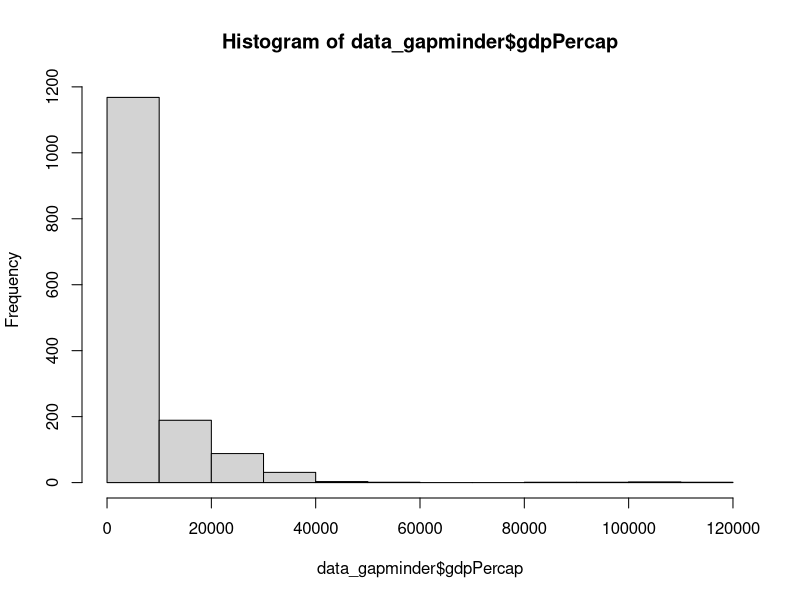
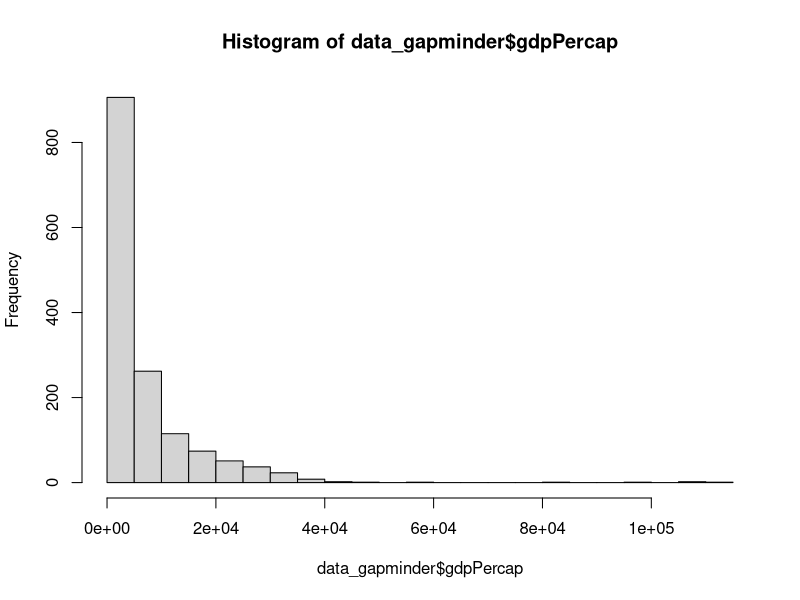
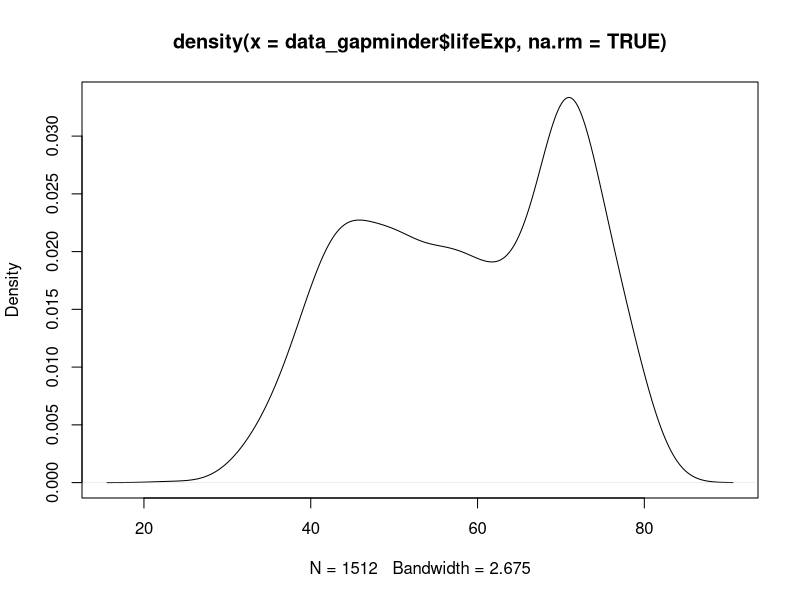
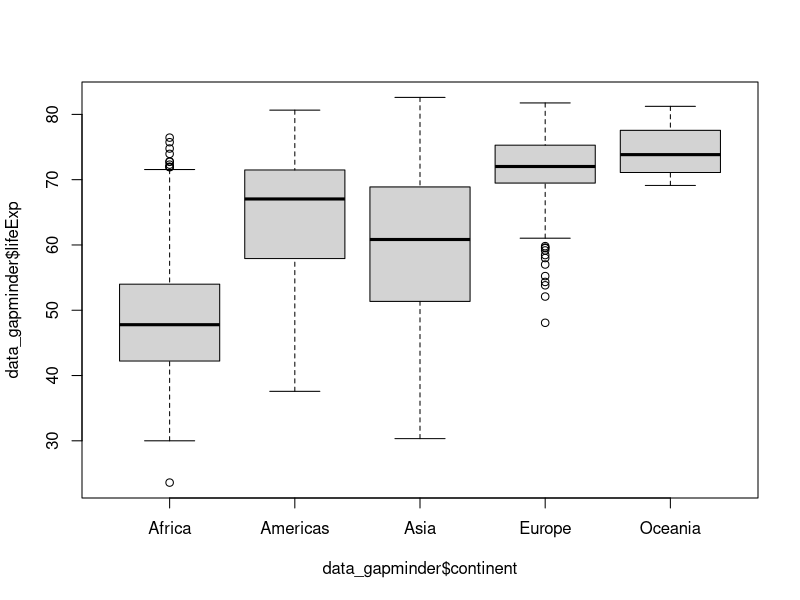
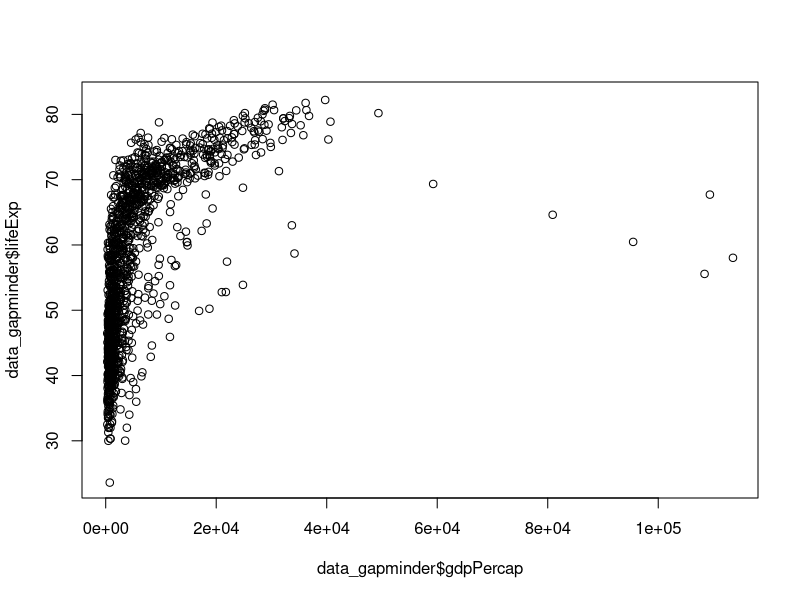
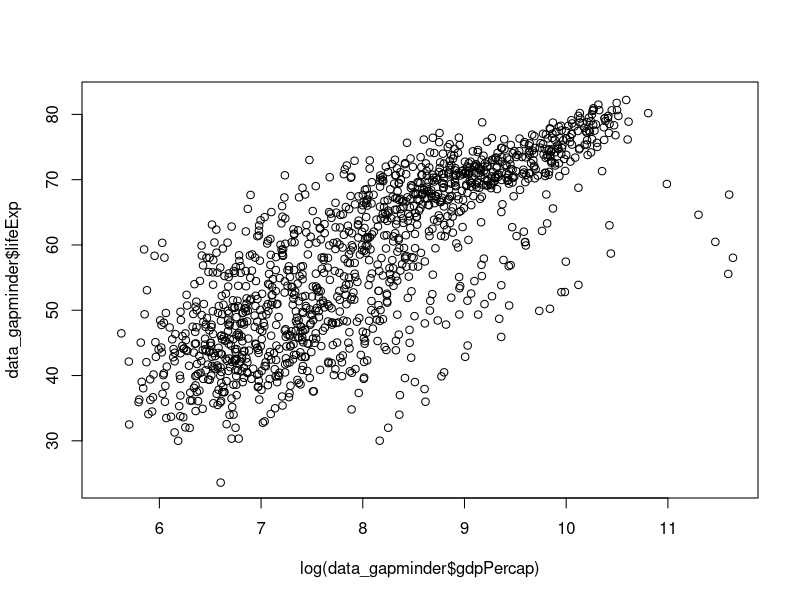

The R source for these figures, in order:
## ---- chunk 1
knitr::opts_chunk$set(echo = TRUE,
                      eval = TRUE)
## ---- chunk 2
na_values <- c("NA", "NULL", "", " ")
data_gapminder <- read.csv("../data/gapminder_nas.csv", na.strings = na_values)
## ---- chunk 3
# get colnames
colnames(data_gapminder)

# generate logical vector
missing_pop <- is.na(data_gapminder$pop)
typeof(missing_pop)
head(missing_pop)
## ---- chunk 4
sum(missing_pop)
## ---- chunk 5
sum(is.na(data_gapminder$pop))
## ---- chunk 6
complete_gapminder <- complete.cases(data_gapminder)
typeof(complete_gapminder)
## ---- chunk 7
sum(complete_gapminder)
## ---- chunk 8
# first few index numbers of comlpete cases
head(which(complete_gapminder))
## ---- chunk 9
unique(data_gapminder$continent)
## ---- chunk 10
# on a vector
head(duplicated(data_gapminder$continent))

# there are 5 unique continents and 1699 duplicates
sum(duplicated(data_gapminder$continent))

# on a data frame
head(duplicated(data_gapminder))

# there are no duplicate values
sum(duplicated(data_gapminder))
## ---- chunk 11
length(data_gapminder$country)
## ---- chunk 12
length(data_gapminder)
## ---- chunk 13
ncol(data_gapminder)
nrow(data_gapminder)
## ---- chunk 14
range(data_gapminder$year, na.rm = TRUE)
## ---- chunk 15
min(data_gapminder$year, na.rm = TRUE)
max(data_gapminder$year, na.rm = TRUE)
## ---- chunk 16
mean(data_gapminder$lifeExp, na.rm = TRUE)
median(data_gapminder$gdpPercap, na.rm = TRUE)
## ---- chunk 17
var(data_gapminder$lifeExp, na.rm = TRUE)
sd(data_gapminder$lifeExp, na.rm = TRUE)
## ---- chunk 18
quantile(data_gapminder$gdpPercap, na.rm = TRUE)
## ---- chunk 19
summary(data_gapminder$gdpPercap)
summary(data_gapminder)
## ---- chunk 20
data_gapminder[1:3] <- lapply(data_gapminder[1:3], function(x) as.factor(x))
## ---- chunk 21
# summary with the first three columns classed as categorical data
summary(data_gapminder)
## ---- chunk 22
hist(data_gapminder$gdpPercap)
## ---- chunk 23
hist(data_gapminder$gdpPercap, breaks = 30)
## ---- chunk 24
dens <- density(data_gapminder$lifeExp, na.rm = TRUE)
plot(dens)
## ---- chunk 25
boxplot(data_gapminder$lifeExp ~ data_gapminder$continent)
## ---- chunk 26
plot(x = data_gapminder$gdpPercap, y = data_gapminder$lifeExp)
## ---- chunk 27
# log transform gdp per capita
plot(x = log(data_gapminder$gdpPercap), y = data_gapminder$lifeExp)
